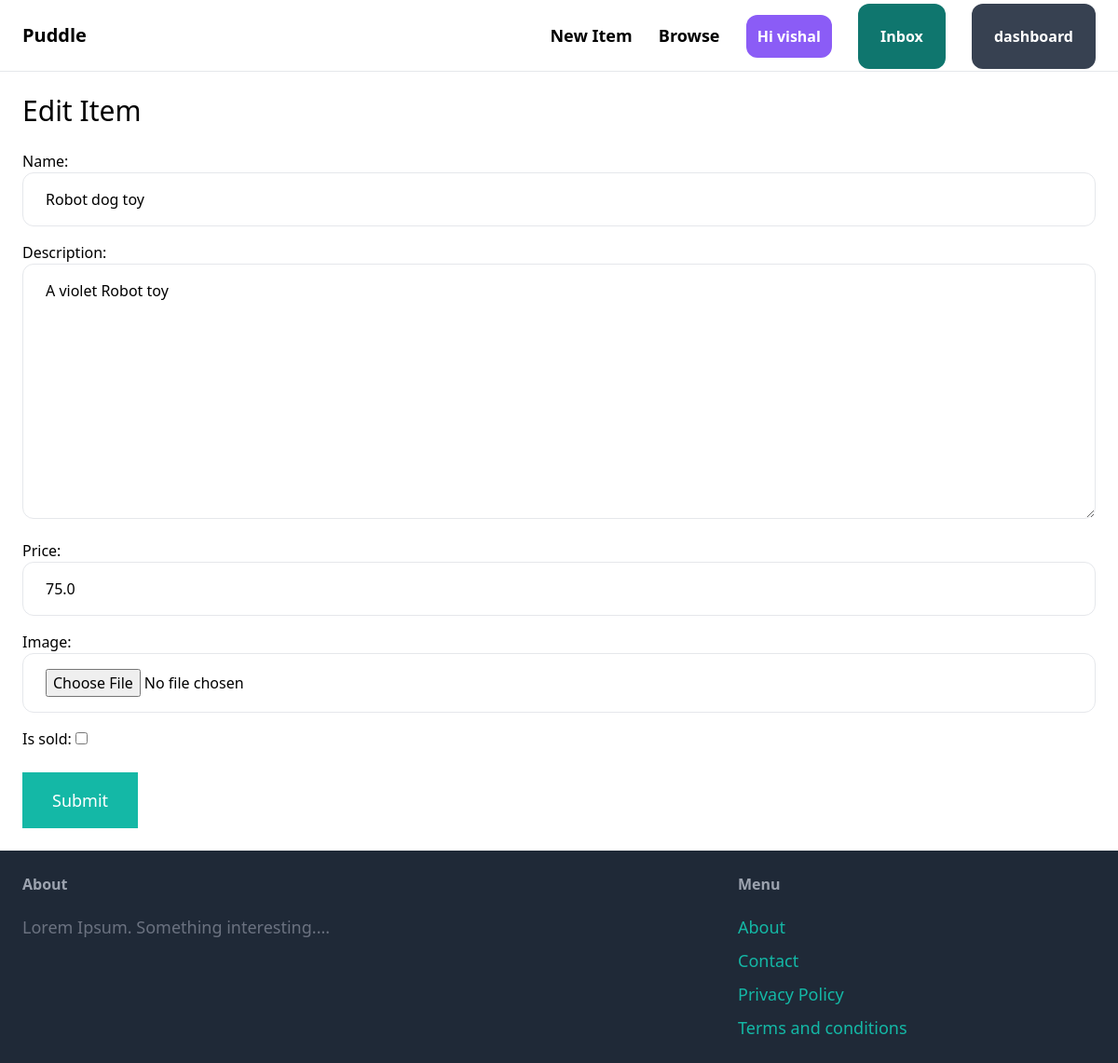
Before: /items/10/edit/ (signed in) with the older database file.
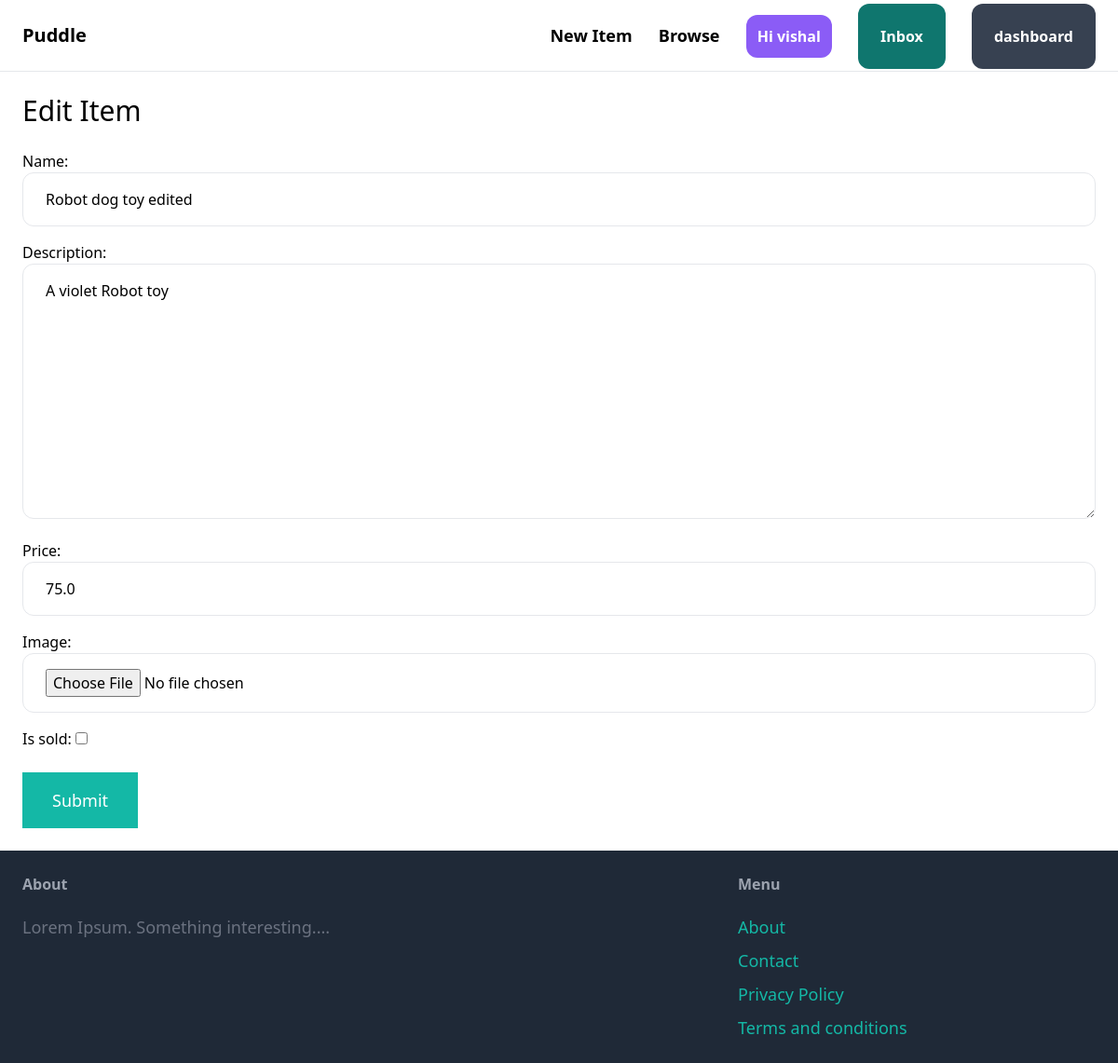
After: the same page with the newer database file.
### item/models.py (models this page shows, shortened)
class Item(models.Model):
    category = models.ForeignKey(Category, related_name='items', on_delete=models.CASCADE)
    name = models.CharField(max_length=255)
    description = models.TextField(blank=True, null= True)
    price = models.FloatField()
    image =models.ImageField(upload_to='item_images', null=True, blank=True)
    is_sold = models.BooleanField(default=False)
    created_at = models.DateTimeField(auto_now_add=True)
    created_by = models.ForeignKey(User, related_name='items', on_delete=models.CASCADE)
    class Meta:
        ordering = ('name',)

### item/views.py (the view)
# urls.py: path('<int:pk>/edit/', views.edit, name='edit'),
@login_required
def edit(request, pk):
    item = get_object_or_404(Item, pk=pk, created_by=request.user)
    if request.method == 'POST':
        form = EditItemForm(request.POST, request.FILES, instance=item)
        if form.is_valid():
            item.save()
            return redirect('item:detail', pk=item.id)
    else:
        form = EditItemForm(instance=item)
    context = {
        'form': form,
        'title': 'Edit Item',
    }
    return render(request, 'item/form.html', context)

### item/forms.py
class EditItemForm(forms.ModelForm):
    class Meta:
        model = Item
        fields = ( 'name', 'description', 'price', 'image', 'is_sold')
        widgets = {
            'name': forms.TextInput(attrs={
                'class': INPUT_CLASSES
            }),
            'description': forms.Textarea(attrs={
                'class': INPUT_CLASSES
            }),
            'price': forms.TextInput(attrs={
                'class': INPUT_CLASSES
            }),
            'image': forms.FileInput(attrs={
                'class': INPUT_CLASSES
            }),
        }

### item/templates/item/form.html (shortened to what this page needs)
{% extends 'core/base.html' %}
{% block content %}
<h1 class="mb-6 text-3xl">{{title}}</h1>
<form action="." method="post" enctype="multipart/form-data">
    <div class="space-y-4">
        {{ form.as_p}}
    </div>
    <button class=" mt-6 py-4 px-8 text-lg bg-teal-500 hover:bg-teal-700 text-white" type="submit">Submit</button>
</form>
{% endblock %}

Changed rows visible on the page:
changed Item "A violet Robot toy": name "Robot dog toy" → "Robot dog toy edited"
